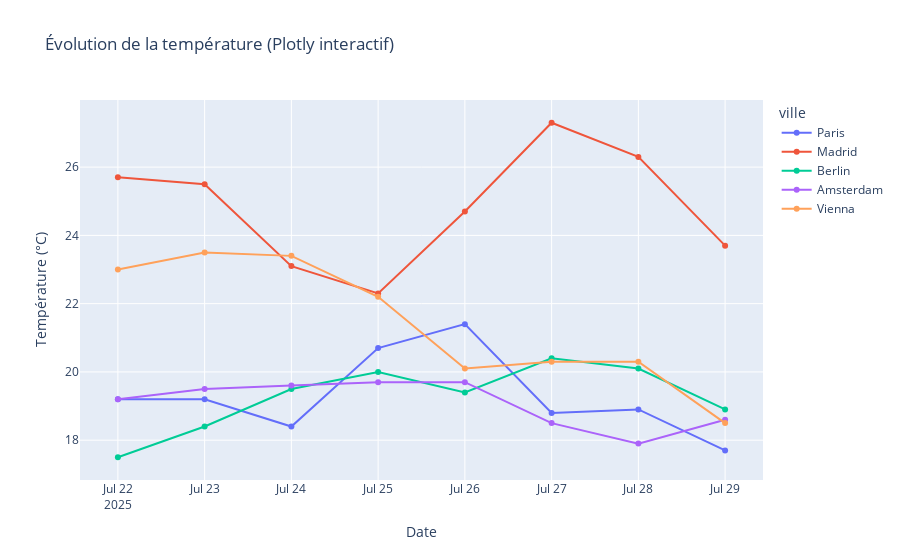

The notebook cell saved with this chart:
### Code cell
# 4. Vision de l'évolution temporelle de la température pour plusieurs villes
## Un graphe avec plotly et un avec matplotlyb

fig = px.line(
    df,                       
    x='date',
    y='temperature',
    color='ville',
    markers=True,
    title='Évolution de la température avec Plotly interactif'
)
fig.update_xaxes(title='Date')
fig.update_yaxes(title='Température (°C)')
fig.show()


#################

plt.figure(figsize=(12, 6))

for ville in df['ville'].unique():
    data_ville = df[df['ville'] == ville]
    plt.plot(data_ville['date'], data_ville['temperature'],
             marker='o', label=ville)

plt.title('Évolution de la température avec Matplotlib')
plt.xlabel('Date')
plt.ylabel('Température (°C)')
plt.legend()
plt.xticks(rotation=45)
plt.tight_layout()
plt.show()

### Figure 1 — Plotly figure (JSON) as saved in the notebook; plotly's stock layout.template omitted (floating-point values rounded to 4 significant figures)
{"data": [{"hovertemplate": "ville=Paris<br>date=%{x}<br>temperature=%{y}<extra></extra>", "legendgroup": "Paris", "line": {"color": "#636efa", "dash": "solid"}, "marker": {"symbol": "circle"}, "mode": "lines+markers", "name": "Paris", "orientation": "v", "showlegend": true, "type": "scatter", "x": ["2025-07-22", "2025-07-23", "2025-07-24", "2025-07-25", "2025-07-26", "2025-07-27", "2025-07-28", "2025-07-29"], "xaxis": "x", "y": [19.2, 19.2, 18.4, 20.7, 21.4, 18.8, 18.9, 17.7], "yaxis": "y"}, {"hovertemplate": "ville=Madrid<br>date=%{x}<br>temperature=%{y}<extra></extra>", "legendgroup": "Madrid", "line": {"color": "#EF553B", "dash": "solid"}, "marker": {"symbol": "circle"}, "mode": "lines+markers", "name": "Madrid", "orientation": "v", "showlegend": true, "type": "scatter", "x": ["2025-07-22", "2025-07-23", "2025-07-24", "2025-07-25", "2025-07-26", "2025-07-27", "2025-07-28", "2025-07-29"], "xaxis": "x", "y": [25.7, 25.5, 23.1, 22.3, 24.7, 27.3, 26.3, 23.7], "yaxis": "y"}, {"hovertemplate": "ville=Berlin<br>date=%{x}<br>temperature=%{y}<extra></extra>", "legendgroup": "Berlin", "line": {"color": "#00cc96", "dash": "solid"}, "marker": {"symbol": "circle"}, "mode": "lines+markers", "name": "Berlin", "orientation": "v", "showlegend": true, "type": "scatter", "x": ["2025-07-22", "2025-07-23", "2025-07-24", "2025-07-25", "2025-07-26", "2025-07-27", "2025-07-28", "2025-07-29"], "xaxis": "x", "y": [17.5, 18.4, 19.5, 20.0, 19.4, 20.4, 20.1, 18.9], "yaxis": "y"}, {"hovertemplate": "ville=Amsterdam<br>date=%{x}<br>temperature=%{y}<extra></extra>", "legendgroup": "Amsterdam", "line": {"color": "#ab63fa", "dash": "solid"}, "marker": {"symbol": "circle"}, "mode": "lines+markers", "name": "Amsterdam", "orientation": "v", "showlegend": true, "type": "scatter", "x": ["2025-07-22", "2025-07-23", "2025-07-24", "2025-07-25", "2025-07-26", "2025-07-27", "2025-07-28", "2025-07-29"], "xaxis": "x", "y": [19.2, 19.5, 19.6, 19.7, 19.7, 18.5, 17.9, 18.6], "yaxis": "y"}, {"hovertemplate": "ville=Vienna<br>date=%{x}<br>temperature=%{y}<extra></extra>", "legendgroup": "Vienna", "line": {"color": "#FFA15A", "dash": "solid"}, "marker": {"symbol": "circle"}, "mode": "lines+markers", "name": "Vienna", "orientation": "v", "showlegend": true, "type": "scatter", "x": ["2025-07-22", "2025-07-23", "2025-07-24", "2025-07-25", "2025-07-26", "2025-07-27", "2025-07-28", "2025-07-29"], "xaxis": "x", "y": [23.0, 23.5, 23.4, 22.2, 20.1, 20.3, 20.3, 18.5], "yaxis": "y"}], "layout": {"legend": {"title": {"text": "ville"}, "tracegroupgap": 0}, "title": {"text": "Évolution de la température (Plotly interactif)"}, "xaxis": {"anchor": "y", "domain": [0, 1], "title": {"text": "Date"}}, "yaxis": {"anchor": "x", "domain": [0, 1], "title": {"text": "Température (°C)"}}}}
